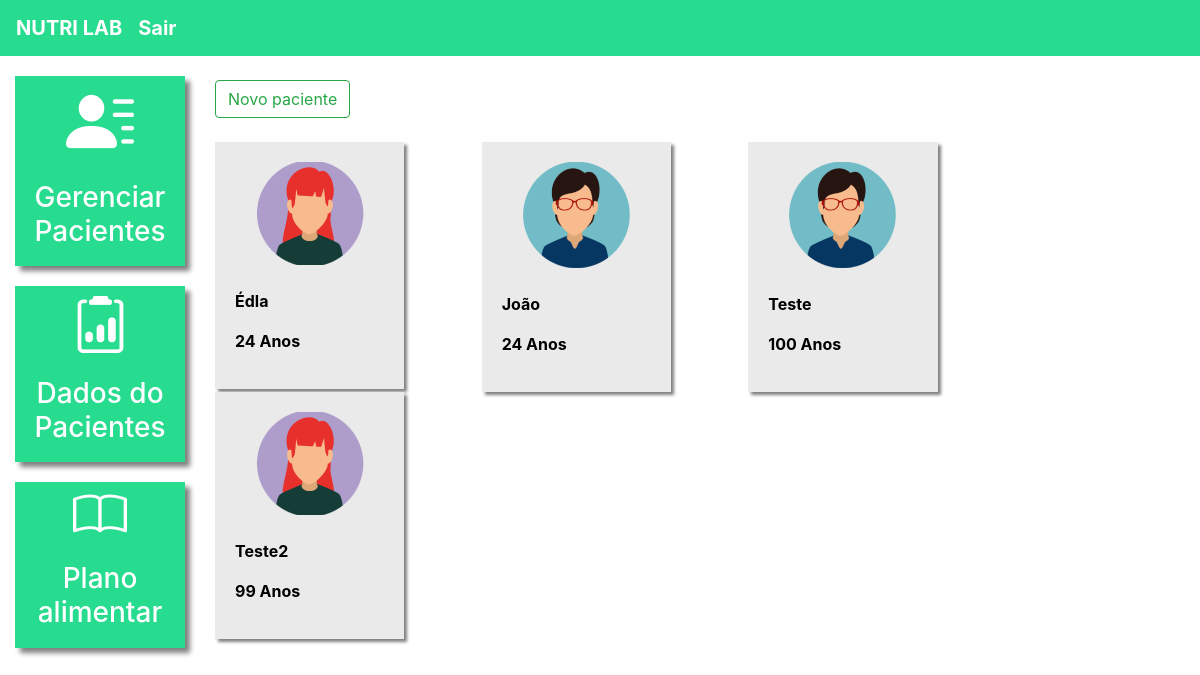
The app's page /pacientes/ (signed in) with its own data.
### plataforma/models.py (models this page shows, shortened)
class Pacientes(models.Model):
    choices_sexo = (('F', 'Feminino'),
                    ('M', 'Maculino'))
    nome = models.CharField(max_length=50)
    sexo = models.CharField(max_length=1, choices=choices_sexo)
    idade = models.IntegerField()
    email = models.EmailField()
    telefone = models.CharField(max_length=19)
    nutri = models.ForeignKey(User, on_delete=models.CASCADE)

### plataforma/views.py (the view, shortened to what this page needs)
# urls.py: path("pacientes/", views.paciente, name="pacientes"),
@login_required(login_url="/auth/login/")
def paciente(request):
    if request.method == "GET":
        pacientes = Pacientes.objects.filter(nutri=request.user)
        return render(request, 'paciente.html', {'pacientes': pacientes})

### plataforma/templates/paciente.html (shortened to what this page needs)
{% extends 'base_plataforma.html' %}
{% load static %}
{% block 'plataforma' %}
    <br>
    <button type="button" class="btn btn-outline-success" data-toggle="modal" data-target="#modal">
        Novo paciente
    </button>
    <br>
    <br>
    <div  class="row">
        {% for paciente in pacientes%}
            <div class="col-md-4">
                <a href="#" class="link-hover">
                    <div class="card-paciente">
                        <div class="foto-perfil">
                            {% if paciente.sexo == "M"%}
                                <img src="{% static 'plataforma/img/perfil2.png' %}">
                            {% else %}
                                <img src="{% static 'plataforma/img/perfil1.png' %}">
                            {% endif %}
                        </div>
                        <br>
                        <p class="dados">{{paciente.nome}}</p>
                        <p class="dados">{{paciente.idade}} Anos</p>
                    </div>
                </a>
            </div>
        {% endfor %}
    </div>
{% endblock  %}

### templates/static/plataforma/css/css.css (style rules this page uses)
.card-paciente { background-color: #EAEAEA; width: 80%; box-shadow: 3px 3px 3px gray; padding: 20px; color: black; }
.foto-perfil { text-align: center; }
.dados { font-weight: bold; }

### records on screen
Pacientes: nome "Édla", idade "24"
Pacientes: nome "João", idade "24"
Pacientes: nome "Teste", idade "100"
Pacientes: nome "Teste2", idade "99"
